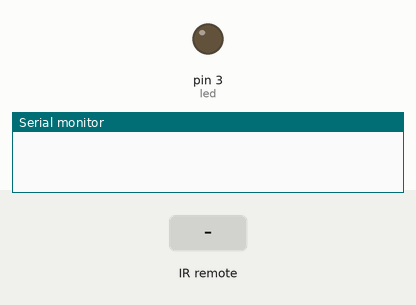
Bench run of a sketch on a simulated Arduino Uno, built with avr-gcc and run on an emulated ATmega328P. Shown: output pins drawn as LEDs (lit = HIGH), the last lines printed to the serial monitor. The test bench sets the inputs (shaded band).

Above: at 1.2 s.
1.3 s: infrared code 0xFF629D received
At 2.0 s:
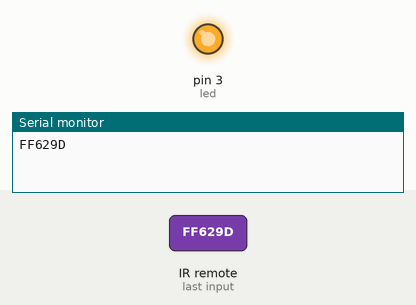
2.8 s: infrared code 0xFFA25D received
4.3 s: infrared code 0xFFE21D received
Timing chart, 0 to 7.3 s (numbered marks = the images above; inputs shaded):
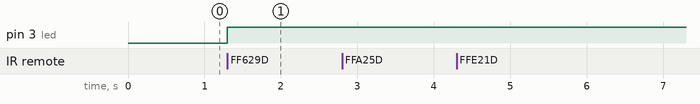

The sketch:

IR_Sensor_Led.ino
```cpp
#include <IRremote.h>

#define CH1 0xFFA25D
#define CH 0xFF629D
#define CH2 0xFFE21D
#define PREV 0xFF22DD
#define NEXT 0xFF02FD
#define PLAYPAUSE 0xFFC23D
#define VOL1 0xFFE01F
#define VOL2 0xFFA857
#define EQ 0xFF906F
#define BUTON0 0xFF6897
#define BUTON100 0xFF9867
#define BUTON200 0xFFB04F
#define BUTON1 0xFF30CF
#define BUTON2 0xFF18E7
#define BUTON3 0xFF7A85
#define BUTON4 0xFF10EF
#define BUTON5 0xFF38C7
#define BUTON6 0xFF5AA5
#define BUTON7 0xFF42BD
#define BUTON8 0xFF4AB5
#define BUTON9 0xFF52AD

const int led = 3, recv_pin = 2;
IRrecv irrecv( recv_pin );
decode_results results;

void setup() {
    pinMode( led, OUTPUT );
    Serial.begin(9600);
    digitalWrite( led, LOW );
    irrecv.enableIRIn();
}

void loop() {
    if( irrecv.decode( &results ) ){
        Serial.println( results.value, HEX );
        if( results.value == CH ){
            digitalWrite( led, !digitalRead( led ) );
        }
        irrecv.resume();
    }
}
```

Measured:
- after the input at 1.3 s, pin 3 (led): LOW → HIGH at once
